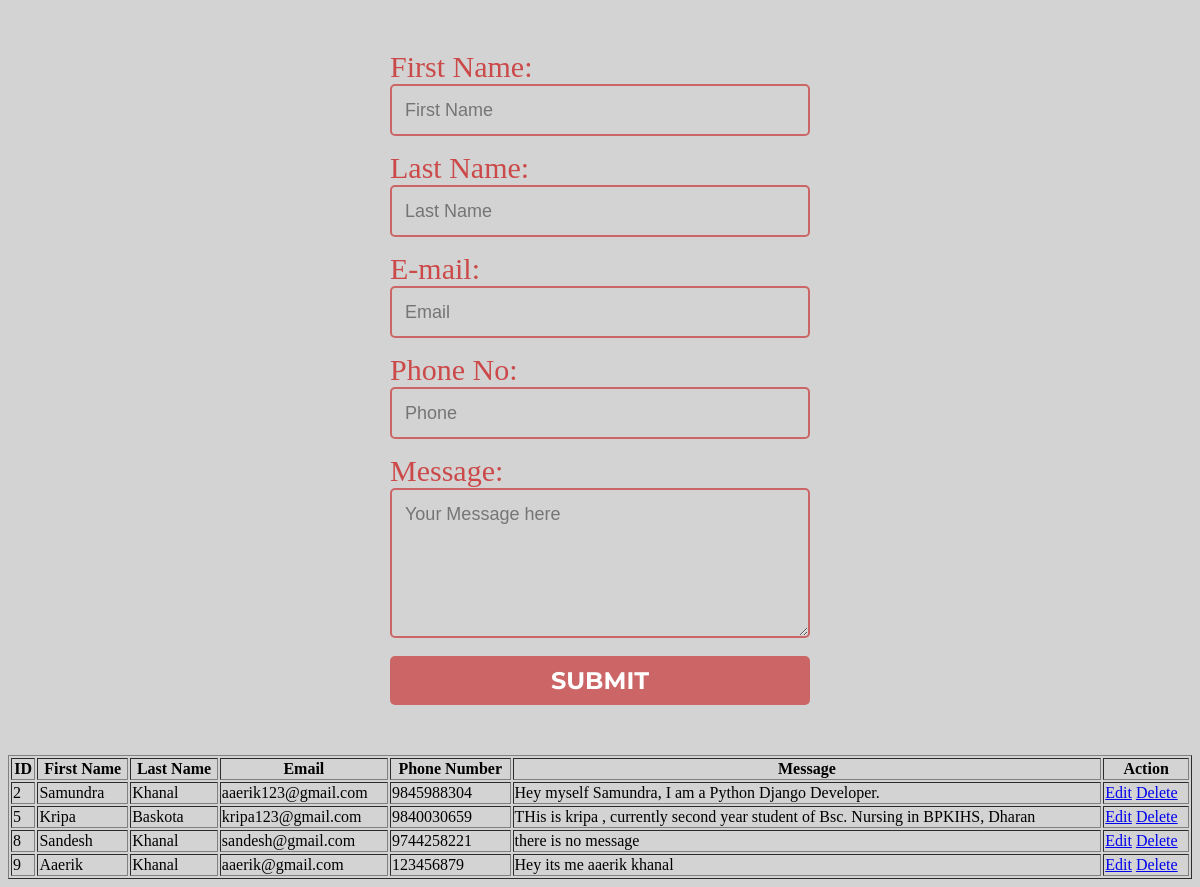
The page / on the database its author committed.
### crudapp/models.py (models this page shows, shortened)
class Student(models.Model):
    first_name = models.CharField(max_length=50, verbose_name="First Name")
    last_name = models.CharField(max_length=50, verbose_name="Last Name")
    email = models.EmailField(max_length=50, verbose_name="Email")
    phone = models.CharField(max_length=10, verbose_name="Phone Number")
    message = models.TextField(verbose_name="Message")

### crudapp/views.py (the view, shortened to what this page needs)
# urls.py: path('', views.show_data, name='show_data'),
def show_data(request):
    students = Student.objects.all()
    return render(request, 'crudapp/show_data.html', {'students':students})

### crudapp/templates/crudapp/show_data.html (shortened to what this page needs)
<!DOCTYPE html>
{% load static %}
<html lang="en">
<head>
    <link rel="stylesheet" href="{% static 'css/styles.css' %}">
</head>
<body>
    <form method="post" action='{% url "show_data" %}'>
        <label>
            First Name: <input name="first_name" type="text" class="feedback-input" placeholder="First Name" />
        </label>
        <label>
            Last Name: <input name="last_name" type="text" class="feedback-input" placeholder="Last Name" />
        </label>
        <label>
            E-mail: <input name="email" type="email" class="feedback-input" placeholder="Email" />
        </label>
        <label>
            Phone No:<input name="phone" type="number" class="feedback-input" placeholder="Phone" />
        </label>
        <label>
            Message: <textarea name="text" class="feedback-input" placeholder="Your Message here"></textarea>
        </label>
        <input type="submit" value="SUBMIT"/>
      </form>
      <table width="100%" border="1px solid #CC4949">
        <tr>
            <th>ID</th>
            <th>First Name</th>
            <th>Last Name</th>
            <th>Email</th>
            <th>Phone Number</th>
            <th>Message</th>
            <th>Action</th>
        </tr>
        {% for std in students %}
        <tr>
            <td>{{std.id}}</td>
            <td>{{std.first_name}}</td>
            <td>{{std.last_name}}</td>
            <td>{{std.email}}</td>
            <td>{{std.phone}}</td>
            <td>{{std.message}}</td>
            <td>
                <a href="{% url 'update_data' std.id %}">Edit</a>
                <a href="{% url 'delete_data' std.id %}">Delete</a>
            </td>
        </tr>
        {% endfor %}
      </table>
</body>
</html>

### crudapp/static/css/styles.css (style rules this page uses)
body { background-color: lightgrey; }
form { max-width:420px; margin:50px auto; }
.feedback-input { color: #CC4949; font-family: Helvetica, Arial, sans-serif; font-weight:500; font-size: 18px; border-radius: 5px; line-height: 22px; background-color: transparent; border:2px solid #CC6666; transition: all 0.3s; padding: 13px; margin-bottom: 15px; width:100%; box-sizing: border-box; outline:0; }
label { color: #CC4949; font-size: 30px; }
textarea { height: 150px; line-height: 150%; resize:vertical; }
[type="submit"] { font-family: 'Montserrat', Arial, Helvetica, sans-serif; width: 100%; background:#CC6666; border-radius:5px; border:0; cursor:pointer; color:white; font-size:24px; padding-top:10px; padding-bottom:10px; transition: all 0.3s; margin-top:-4px; font-weight:700; }

### rows shown on the page
Student: id "2", first_name "Samundra", last_name "Khanal", email "aaerik123@gmail.com", phone "9845988304", message "Hey myself Samundra, I am a Python Django Developer."
Student: id "5", first_name "Kripa", last_name "Baskota", email "kripa123@gmail.com", phone "9840030659", message "THis is kripa , currently second year student of Bsc. Nursing in BPKIHS, Dharan"
Student: id "8", first_name "Sandesh", last_name "Khanal", email "sandesh@gmail.com", phone "9744258221", message "there is no message"
Student: id "9", first_name "Aaerik", last_name "Khanal", email "aaerik@gmail.com", phone "123456879", message "Hey its me aaerik khanal"
